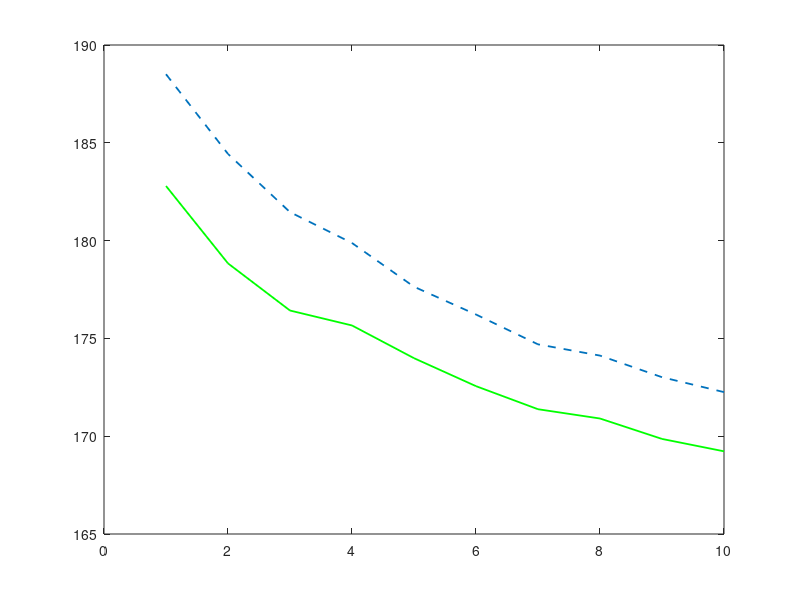

Write the MATLAB code that produced this figure. (Note: this script raises an error after producing the figure.)
%% Minutes
x_label =[1 2 3 4 5 6 7 8 9 10];



%% for DeadlinMissRatio

%Miss ratio
%y_11 = [0.43694	0.46397	0.48332	0.49363	0.50814	0.51766	0.52466	0.5311 0.53914	0.54365];  %   sou model constant
%y_12 = [0.46327	0.48629	0.50458	0.51697	0.52702	0.53428	0.54158	0.54702 0.55357	0.5581]; % nutt model math 
%y_13 = [0.46327	0.48629	0.50458	0.51697	0.52702	0.53428	0.54158	0.54702 0.55357	0.5581]; %  nutt model sim

%y_12 = [0.46618	0.49262	0.5087	0.5166	0.52613	0.53592	0.5429	0.54768	0.55522	0.55814];
%y_13 = [0.46618	0.49262	0.5087	0.5166	0.52613	0.53592	0.5429	0.54768	0.55522	0.55814];



%E[V_O]
%y_11 = [79.790783	68.996878	61.406268	55.942602	50.969902 46.852809	43.626238	41.110291	38.416518	36.252686]; %   sou model constant
%y_12 = [66.7495	57.808782	50.509389	46.034537	41.981603 38.978738	35.824753	34.06753	31.780592	29.691121]; % nutt model math 
%y_13 = [66.7495	57.808782	50.509389	46.034537	41.981603 38.978738	35.824753	34.06753	31.780592	29.691121]; %  nutt model sim

%y_12 = [66.67651	56.923948	50.486703	46.272222	41.812891 38.575385	35.869174	33.741454	31.335161	29.765093];
%y_13 = [66.67651	56.923948	50.486703	46.272222	41.812891 38.575385	35.869174	33.741454	31.335161	29.765093];



%E[V_D]
y_11 = [188.505949	184.431085	181.455533	179.877735	177.641333	176.221484	174.696053	174.120647	173.016195	172.25369]; %   sou model constant
%y_12 = [183.053974	179.455131	176.936524	175.184423	173.918873 172.553849	171.610447	170.882335	169.768753	169.056509]; % nutt model math 
%y_13 = [183.053974	179.455131	176.936524	175.184423	173.918873 172.553849	171.610447	170.882335	169.768753	169.056509]; %  nutt model sim

y_12 = [182.792181	178.834689	176.425122	175.661389	173.988747 172.558522	171.379433	170.904389	169.860879	169.22702]
y_13 = [182.792181	178.834689	176.425122	175.661389	173.988747 172.558522	171.379433	170.904389	169.860879	169.22702]




i = i+1;
figure(i)
sz = 80;
%sz2 = 100;


plot(x_label,y_11,'--', 'LineWidth',1.3)
%scatter(x_label,y_11,sz,'d','green', 'LineWidth',1.3)
hold on
plot(x_label,y_12,'-', 'LineWidth',1.3,'color','green')
%scatter(x_label,y_12,sz2,'s','red', 'LineWidth',1.3)
hold on
%plot(x_label,y_13,'-', 'LineWidth',1.3)
scatter(x_label,y_13,sz,'d','red', 'LineWidth',1.3)
hold on

%plot(x_label,y_14,'--o', 'MarkerSize',8, 'LineWidth',1.3)
%hold on


%ylabel('P_{miss}')
%ylabel('Average Offloading Volume (MB)')
ylabel('Average Download Volume (MB)')
xlabel('E[T_0] (Unit: minutes)')


xticklabels({'1','2','3','4','5','6','7','8','9','10'});

												
xlim([1, 10]);


set(gca, 'XTick', x_label);
%set(gca,'xticklabel',num2str(get(gca,'XTick')','%.4f'))
%legend({'F=200','F=500','F=1000'},'NumColumns',1);
%legend({'r_2=r_1 (Constant Bandwidth)','r_2=2r_1(Multiple Bandwidth)','r_2=3r_1(Multiple Bandwidth)','r_2=4r_1(Multiple Bandwidth)'},'NumColumns',1);
%legend({'Constant Bandwidth','Multiple Bandwidth (m=3)'},'NumColumns',1);

%legend({'Constant Bandwidth','Multiple Bandwidth(Settings 1)','Multiple Bandwidth(Settings 2)'},'NumColumns',1);
legend({'Sou model (Math.)','Proposed Model (Math.)','Proposed Model (Sim.)'},'NumColumns',1);

%legend({'Constant Bandwidth','Multiple Bandwidth (E[t_1]=E[t_2])<E[T_C]','Multiple Bandwidth E[t_1]=E[t_2]=E[T_C]'},'NumColumns',1);
%legend({'Constant Bandwidth','Multiple Bandwidth (E[t_1]=E[t_2]=E[t_3])<E[T_C]','Multiple Bandwidth E[t_1]=E[t_2]=E[t_3]=E[T_C]'},'NumColumns',1);

%legend({'Constant Bandwidth','Multiple Bandwidth (m=2)','Multiple Bandwidth (m=3)'},'NumColumns',1);

hold off;
grid on;